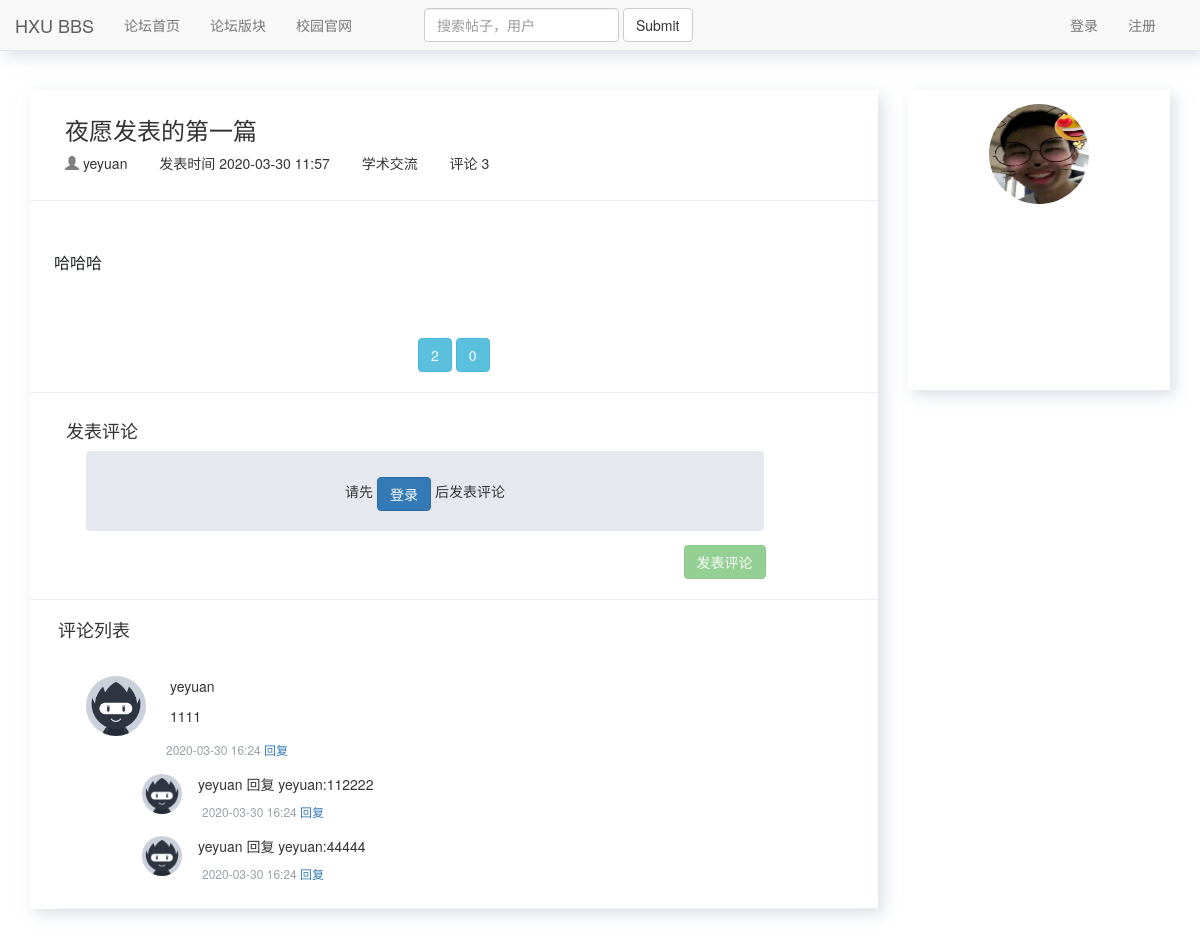
Before: /postdetail/181 with the older database file.
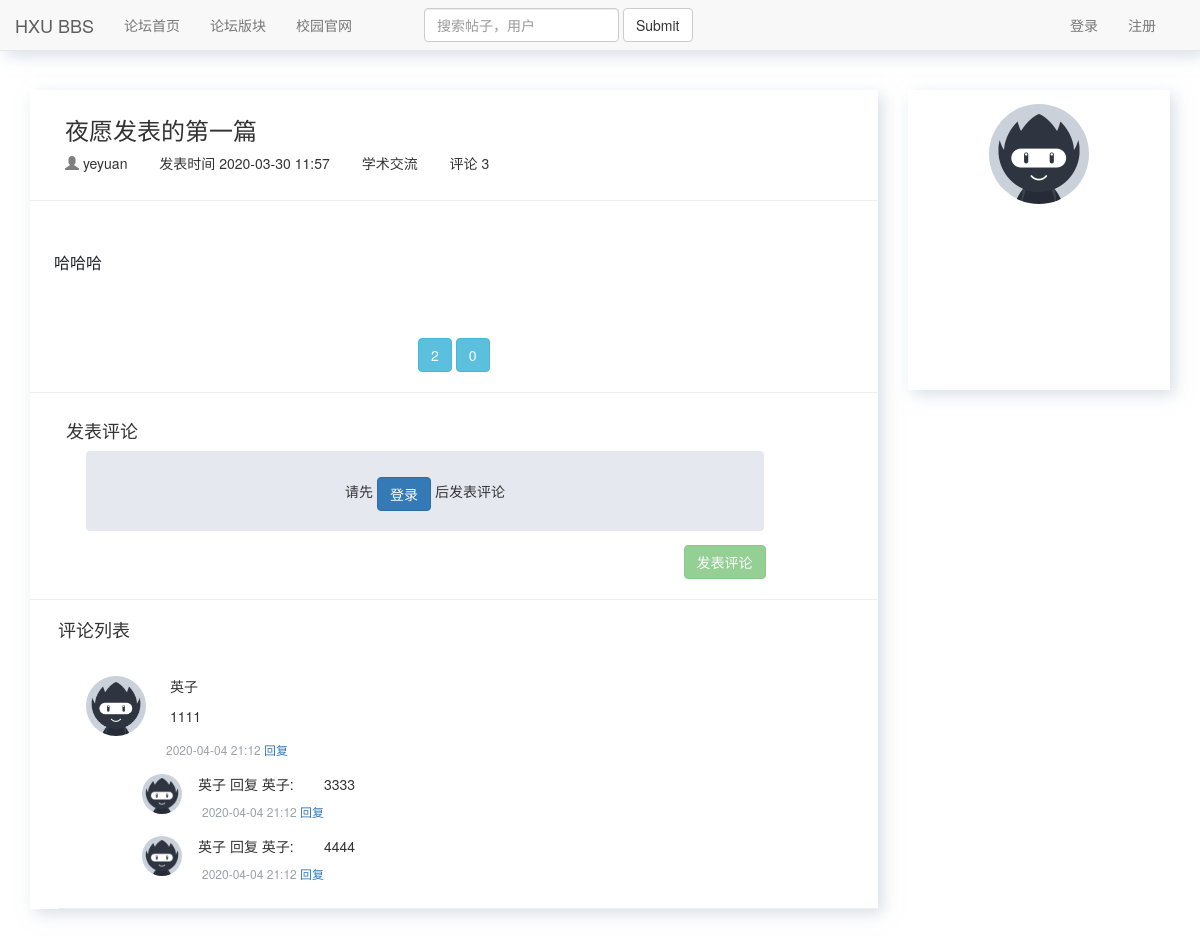
After: the same page with the newer database file.
### bbs/models.py (models this page shows, shortened)
class Post(models.Model):
    title = models.CharField(max_length=128, verbose_name='标题')
    category = models.ForeignKey('Category', on_delete=models.CASCADE, verbose_name='版块')
    theme = models.ForeignKey('Theme', on_delete=models.CASCADE, default=1)
    content = RichTextUploadingField(verbose_name='帖子内容')
    author = models.ForeignKey('UserProfile', on_delete=models.CASCADE, verbose_name='作者')
    created_time = models.DateTimeField(auto_now_add=True, verbose_name='创建时间')
    modify_time = models.DateTimeField(auto_now=True, verbose_name='修改时间')
    comment_count = models.IntegerField(verbose_name='评论数', default=0)
    priority = models.IntegerField(verbose_name='是否置顶',default=0)
    class Meta:
        ordering = ['-created_time']
        verbose_name = "帖子"  # 表名改成中文名
        verbose_name_plural = verbose_name
    def short_content(self):
        if len(str(self.content)) > 30:
            return '{}...'.format(str(self.content)[0:29])
        else:
            return str(self.content)
    short_content.allow_tags = True
    short_content.short_description = 'content'

class UserProfile(models.Model):
    user = models.OneToOneField(User, on_delete=models.CASCADE)
    name = models.CharField(max_length=64, verbose_name='用户名')
    signature = models.CharField(max_length=128, blank=True, null=True, verbose_name='个性签名')
    gender = models.IntegerField(null=True, blank=True, verbose_name='性别')
    college = models.CharField(max_length=16, blank=True, null=True, verbose_name='学院')
    grade = models.CharField(max_length=16, blank=True, null=True, verbose_name='班级')
    image = models.ImageField(verbose_name='头像', upload_to='head_img', default='default.png')
    class Meta:
        verbose_name = "自定义用户"  # 表名改成中文名
        verbose_name_plural = verbose_name
    def __str__(self):
        return self.name

class Category(models.Model):
    name = models.CharField(max_length=128, verbose_name='版块名')
    image = models.ImageField(upload_to='categoryimg', default='categoryimg/beidouqixing.png')
    brief = models.CharField(max_length=128, default='欢迎查看本版块帖子',  verbose_name='版块简介')
    post_num = models.IntegerField(default=0, verbose_name='帖子数')
    class Meta:
        verbose_name = "版块"  # 表名改成中文名
        verbose_name_plural = verbose_name
    def __str__(self):
        return self.name

### likes/models.py (models this page shows)
class LikeCount(models.Model):
    content_type = models.ForeignKey(ContentType, on_delete=models.CASCADE)
    object_id = models.PositiveIntegerField()
    content_object = GenericForeignKey('content_type', 'object_id')
    liked_num = models.IntegerField(default=0, verbose_name='点赞数')

class UnLikeCount(models.Model):
    content_type = models.ForeignKey(ContentType, on_delete=models.CASCADE)
    object_id = models.PositiveIntegerField()
    content_object = GenericForeignKey('content_type', 'object_id')
    unliked_num = models.IntegerField(default=0, verbose_name='不喜欢数')

### comment/models.py (models this page shows, shortened)
class Comment(models.Model):
    content_type = models.ForeignKey(ContentType, on_delete=models.CASCADE)
    object_id = models.PositiveIntegerField()
    content_object = GenericForeignKey('content_type', 'object_id')
    text = RichTextField()
    comment_time = models.DateTimeField(auto_now_add=True)
    user = models.ForeignKey(UserProfile, on_delete=models.CASCADE, related_name='comments')
    root = models.ForeignKey('self', null=True, related_name='root_comment', on_delete=models.CASCADE)
    parent = models.ForeignKey('self', null=True, related_name='parent_comment', on_delete=models.CASCADE)
    reply_to = models.ForeignKey(UserProfile, null=True, related_name='replies', on_delete=models.CASCADE)
    class Meta:
        ordering = ['comment_time']
        verbose_name = '评论'
        verbose_name_plural = verbose_name

### bbs/views.py (the view)
# urls.py: path('postdetail/<int:post_id>', postdetail, name='postdetail'),
def postdetail(request, post_id):
    post = get_object_or_404(Post, id=post_id)
    post_content_type = ContentType.objects.get_for_model(post)
    comments = Comment.objects.filter(content_type=post_content_type, object_id=post_id, parent=None).order_by('-comment_time')
    data = {'content_type': post_content_type.model,'object_id': post_id,'reply_comment_id': 0}
    comment_form = CommentForm(initial=data)
    reply_form = CommentForm(initial=data)
    return render(request, 'bbs/postdetail.html', locals())

### bbs/templates/bbs/postdetail.html (shortened to what this page needs)
{% extends 'base.html' %}
{% load staticfiles %}
{% load comment_tags %}
{% load likes_tags %}
{% block content %}
    <div class="container">
        <div class="row">
            <div class="col-md-9">
                <div class="postcard">
                    <div class="post-title">
                        <h3>{{ post.title }}</h3>
                        <div class="post-other">
                            <span class="glyphicon glyphicon-user" style="color: #7f7f7f"></span>
                            <span>{% if post.author.name %}
                                    {{ post.author }}
                                  {% else %}
                                    {{ post.author.user }}
                            {% endif %}
                            </span>
                            <span>发表时间 {{ post.created_time|date:'Y-m-d H:i' }}</span>
                            <span>{{ post.category }}</span>
                            <span>评论 {% get_comment_count post %} </span>
                        </div>
                    </div>
                    <hr>
                    <div class="post-content">
                        {{ post.content|safe }}
                    </div>
                    <div class="post-like">
                        <button class="btn btn-info"  onclick="like(this, 'post', {{ post.id }})" data-toggle="tooltip" data-placement="left" title="点个赞">
                            <span id="like_num" class="like-num {% get_like_status post %}" >{% get_like_count post %}</span>
                        </button>
                        <button class="btn btn-info"  onclick="unlike(this, 'post', {{ post.id }})" data-toggle="tooltip" data-placement="right" title="踩一下">
                            <span id="unlike_num" class="unlike-num {% get_unlike_status post %}">{% get_unlike_count post %}</span>
                        </button>
                    </div>
                    <hr>
                    <div class="post-comment">
                        <h4>发表评论</h4>
                        {% if request.user.is_authenticated %}
                            <form id="comment_form" action="{% url 'update_comment' %}" method="post">
                                <div class="login-comment">
                                <div id="reply_content_container" style="display: none">
                                    <p>回复：</p>
                                    <div id="reply_content"></div>
                                </div>
                                        {% csrf_token %}
                                        {% for field in comment_form %}
                                            {{ field }}
                                        {% endfor %}
                                        <div id="comment_error" class="text-danger"></div>
                                </div>
                                <div class="comment-button">
                                    <button  type="submit" class="btn btn-success">发表评论</button>
                                </div>
                            </form>
                        {% else %}
                            <div class="not-login-comment">
                                <div>请先 <a href="{% url 'login' %}?from={{ request.get_full_path }}" class="btn btn-primary">登录</a> 后发表评论</div>
                            </div>
                            <div class="comment-button">
                                <button class="btn btn-success disabled">发表评论</button>
                            </div>
                        {% endif %}
                    </div>
                    <hr>
                    <div class="comment-list">
                        <h4>评论列表</h4>
                        <div id="comment_list">
                            {% for comment in comments %}
                                <div id="root_{{ comment.id }}" class="comment-content">
                                    <img src="/static/imgs/default.png" alt="" class="img-circle comment-head-img">
                                    <div class="comment-user">{{ comment.user.name }}</div>
                                    <div id="comment_{{ comment.id }}" class="comment-detail">{{ comment.text|safe }}</div>
                                    <div class="comment-date">
                                        <span>{{ comment.comment_time|date:'Y-m-d H:i' }}</span>
                                        <span><a href="javascript:reply({{ comment.id }})">回复</a></span>
                                    </div>
                                </div>
                                {% for reply in comment.root_comment.all %}
                                    <div class="reply-content">
                                        <img src="/static/imgs/default.png" alt="" class="img-circle reply-head-img">
                                        <div class="reply-user-detail">
                                            <span>{{ reply.user.name }} 回复 {{ reply.reply_to.name }}:</span>
                                            <span id="comment_{{ reply.id }}">{{ reply.text|safe }}</span>
                                        </div>
                                        <div class="reply-date">
                                            <span>{{ reply.comment_time|date:'Y-m-d H:i' }}</span>
                                            <span><a href="javascript:reply({{ reply.id }})">回复</a></span>
                                        </div>
                                    </div>
                                {% endfor %}
                                <hr>
                            {% empty %}
                                <span id="no_comment">暂无评论</span>
                            {% endfor %}
                        </div>
                    </div>
                    </div>
                </div>
            <div class="col-md-3">
                <div class="card card-post">
                    <div class="card-cont">
                        <div class="card-title"><img src="/media/head_img/{{ post.author.image }}" alt="" class="img-circle"></div>
                    </div>
                </div>
            </div>
        </div>
    </div>
{% endblock %}

### templates/base.html (shortened to what this page needs)
<!DOCTYPE html>
<html lang="zh-CN">
  <head>
    <link rel="stylesheet" href="/static/bootstrap-3.3.7/css/bootstrap.min.css">
      <link rel="stylesheet" href="/static/index.css">
      <link rel="stylesheet" href="//at.alicdn.com/t/font_1690394_5c09wg0t62a.css">
  </head>
  <body>
  <nav class="navbar navbar-default navbar-fixed-top" style="box-shadow: 5px 5px 15px rgba(187, 199, 214, 0.56)">
      <div class="container-fluid">
          <div class="navbar-header">
              <a class="navbar-brand" href="{% url 'index' %}">HXU BBS</a>
          </div>
          <div class="collapse navbar-collapse" id="bs-example-navbar-collapse-1">
              <ul class="nav navbar-nav">
                  <li class="{% block index %}{% endblock %}"><a href="{% url 'index' %}">论坛首页<span class="sr-only">(current)</span></a></li>
                  <li class="{% block category %}{% endblock %}"><a href="{% url 'category' %}">论坛版块</a></li>
                  <li><a href="#">校园官网</a></li>
              </ul>
              <form class="navbar-form navbar-left" style="margin-left: 3em">
                  <div class="form-group">
                      <input type="text" class="form-control" placeholder="搜索帖子，用户">
                  </div>
                  <button type="submit" class="btn btn-default">Submit</button>
              </form>
              {% if request.user.is_authenticated %}
                  <ul class="nav navbar-nav navbar-right" style="margin-right: 1em">
                      <li class="dropdown">
                          <a href="#" class="dropdown-toggle" data-toggle="dropdown" role="button" aria-haspopup="true"
                             aria-expanded="false">
                              {{ request.user.userprofile.name }}
                              <span class="caret"></span></a>
                          <ul class="dropdown-menu">
                              <li><a href="{% url 'userinfo' %}?name={{ request.user.userprofile.name }}">个人主页</a></li>
                              <li><a href="{% url 'logout' %}">退出</a></li>
                          </ul>
                      </li>
                  </ul>
              {% else %}
                  <ul class="nav navbar-nav navbar-right" style="margin-right: 1em">
                      <li><a href="{% url 'login' %}?from={{ request.get_full_path }}">登录</a></li>
                      <li><a href="{% url 'register' %}?from={{ request.get_full_path }}">注册</a></li>
                  </ul>
              {% endif %}
          </div>
      </div>
  </nav>
  {% block content %}
  {% endblock %}
  </body>
</html>

Changed rows visible on the page:
removed Comment: user.name "yeyuan", text "1111", comment_time "2020-03-30 16:24", shown under "评论列表"
removed Comment: user.name "yeyuan", reply_to.name "yeyuan", text "112222", comment_time "2020-03-30 16:24"
removed Comment: user.name "yeyuan", reply_to.name "yeyuan", text "44444", comment_time "2020-03-30 16:24"
changed Post "夜愿发表的第一篇": author.image: picture removed, a placeholder shows
added Comment: user.name "英子", text "1111", comment_time "2020-04-04 21:12", shown under "评论列表"
added Comment: user.name "英子", reply_to.name "英子", text "3333", comment_time "2020-04-04 21:12"
added Comment: user.name "英子", reply_to.name "英子", text "4444", comment_time "2020-04-04 21:12"
